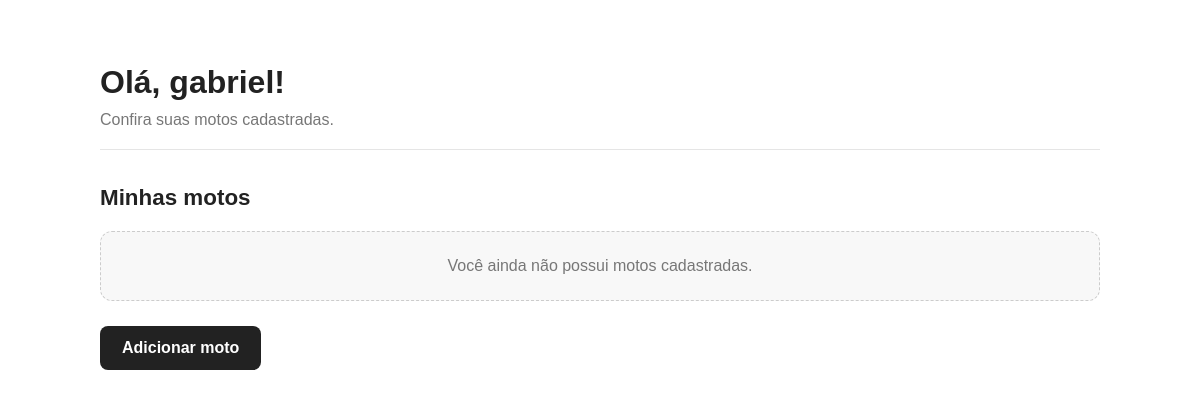
Before: /home/ (signed in) with the older database file.
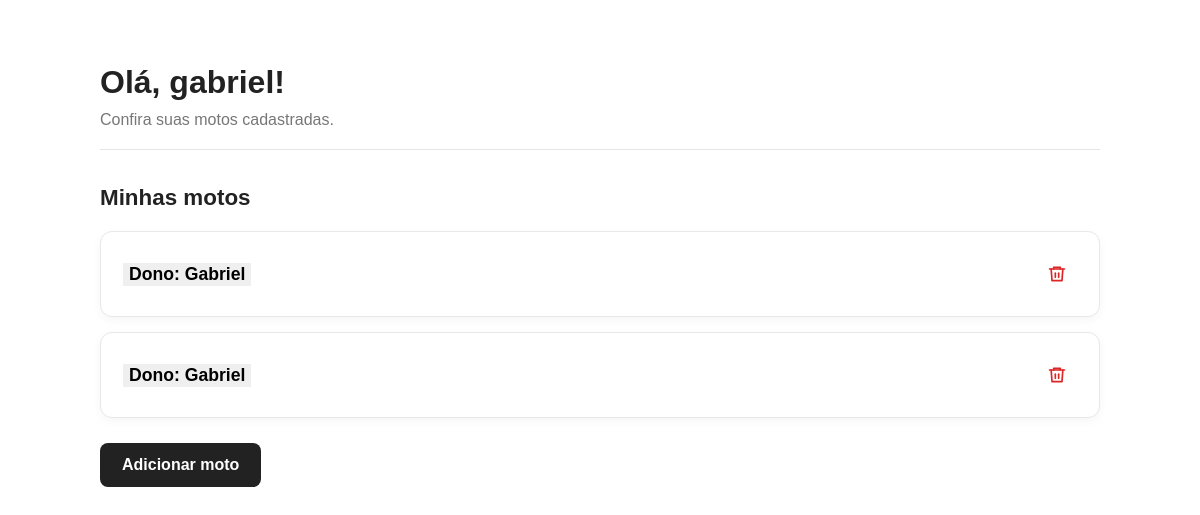
After: the same page with the newer database file.
### moto/models.py (models this page shows, shortened)
class Moto(models.Model):
    usuario = models.ForeignKey(Usuario, on_delete=models.CASCADE, related_name='motos')
    def __str__(self):
        return f"Dono: {self.usuario.nome}"

### usuario/models.py (models this page shows, shortened)
class Usuario(models.Model):
    nome = models.CharField(max_length=100)
    email = models.EmailField(unique=True)
    data_criacao = models.DateTimeField(auto_now_add=True)
    ativo = models.BooleanField(default=True)

### usuario/views.py (the view)
# urls.py: 2. Add a URL to urlpatterns:  path('', views.home, name='home')
def home(request):
    user = Usuario.objects.first()
    motos = Moto.objects.filter(usuario_id=user)
    return render(request, "usuario/home.html", {
        "motos": motos
    })

### usuario/templates/usuario/home.html (shortened to what this page needs)
{% load static %}
<head>
    <link rel="stylesheet" href="{% static 'usuario/css/home.css' %}">
</head>
<body>
<main class="home">
    <header>
        <h1>Olá, {{ request.user.username }}!</h1>
        <p>Confira suas motos cadastradas.</p>
    </header>
    <section class="motos">
        <h2>Minhas motos</h2>
        {% for moto in motos %}
            <article class="moto-card">
                <form action="{% url 'moto:index' moto.id %}">
                    <button>{{ moto }}</button>
                </form>
                    <form action="{% url 'delMoto' moto.id %}" method="post">
                    <button type="submit" class="btn-excluir" aria-label="Excluir moto">
                        <svg xmlns="http://www.w3.org/2000/svg"
                            width="20" height="20" viewBox="0 0 24 24"
                            fill="none" stroke="currentColor"
                            stroke-width="2" stroke-linecap="round"
                            stroke-linejoin="round">
                            <path d="M3 6h18"/>
                            <path d="M8 6V4h8v2"/>
                            <path d="m19 6-1 14H6L5 6"/>
                            <path d="M10 11v5"/>
                            <path d="M14 11v5"/>
                        </svg>
                </button>
            </form>
            </article>
        {% empty %}
            <p>Você ainda não possui motos cadastradas.</p>
        {% endfor %}
    </section>
    <form action="{% url 'addMoto' %}" method="post">
        <button type="submit" id="addMoto">Adicionar moto</button>
    </form>
</main>
</body>

Changed rows visible on the page:
added Moto: usuario.nome "Dono: Gabriel"
added Moto: usuario.nome "Dono: Gabriel"
Other visible differences:
text no longer shown: "Você ainda não possui motos cadastradas."
